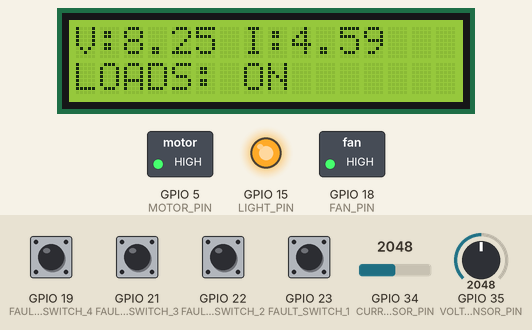
A sketch run on a simulated ESP32. On the bench: 16×2 character LCD, switched loads named in the sketch (green lamp = pin HIGH), output pins drawn as LEDs (lit = HIGH). The test bench sets the inputs (shaded band); at power-on: GPIO 19 (FAULT_SWITCH_4), GPIO 21 (FAULT_SWITCH_3), GPIO 22 (FAULT_SWITCH_2), GPIO 23 (FAULT_SWITCH_1) LOW, GPIO 34 (CURRENT_SENSOR_PIN) = 2048, GPIO 35 (VOLTAGE_SENSOR_PIN) = 2048 (analog values on the 0–4095 scale). WiFi joins after 1.5 s; servers stay silent unless stated; the modem accepts every AT command (registered, SIM ready, sends succeed) and sends nothing else; what the sketch prints to the serial monitor is not drawn.

Above: at 3.0 s.
3.1 s: GPIO 19 (FAULT_SWITCH_4) pulled HIGH for 0.15 s
At 4.0 s:
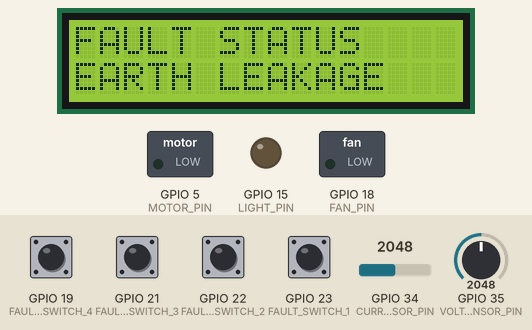
7.1 s: GPIO 21 (FAULT_SWITCH_3) pulled HIGH for 0.15 s
At 10.0 s:
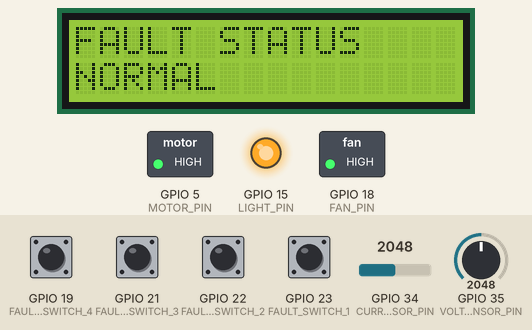
10.8 s: GPIO 34 (CURRENT_SENSOR_PIN) set to 1960
At 14.5 s:
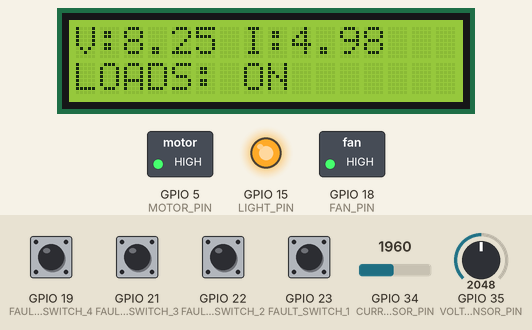
14.7 s: GPIO 22 (FAULT_SWITCH_2) pulled HIGH for 1 s
At 15.8 s:
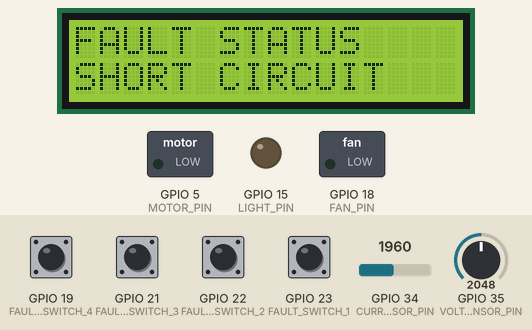
18.3 s: GPIO 23 (FAULT_SWITCH_1) pulled HIGH for 1 s
At 20.6 s:
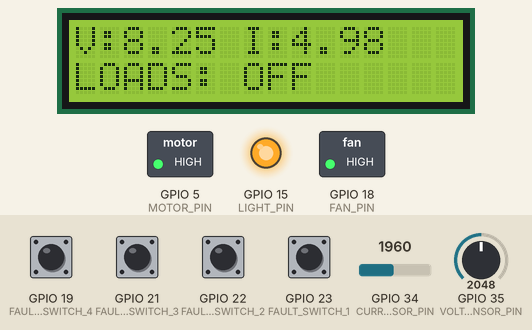
21.6 s: GPIO 35 (VOLTAGE_SENSOR_PIN) set to 1960
At 24.0 s:
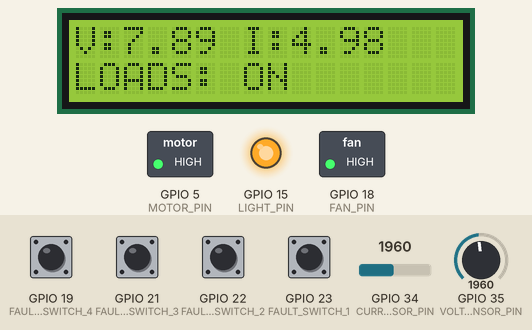
Timing chart, 0 to 25.5 s (numbered marks = the images above; inputs shaded):
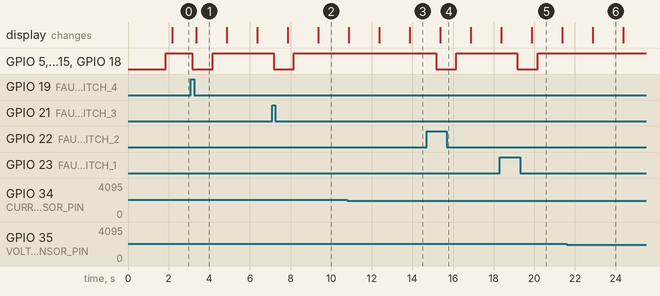

Measured:
- after the input at 3.1 s, GPIO 5 (MOTOR_PIN), GPIO 15 (LIGHT_PIN), GPIO 18 (FAN_PIN): HIGH → LOW after 0.06 s, → HIGH 1.0 s later; the display: changes after 0.27 s (image 1)
- after the input at 7.1 s, GPIO 5 (MOTOR_PIN), GPIO 15 (LIGHT_PIN), GPIO 18 (FAN_PIN): HIGH → LOW after 0.07 s, → HIGH 1.0 s later; the display: first changes after 0.77 s (image 2 shows a later state)
- after the input at 10.8 s, the display: first differs from a run without the input after 3.1 s (image 3)
- after the input at 14.7 s, GPIO 5 (MOTOR_PIN), GPIO 15 (LIGHT_PIN), GPIO 18 (FAN_PIN): HIGH → LOW after 0.47 s, → HIGH 1.0 s later; the display: changes after 0.67 s (image 4)
- after the input at 18.3 s, GPIO 5 (MOTOR_PIN), GPIO 15 (LIGHT_PIN), GPIO 18 (FAN_PIN): HIGH → LOW after 0.87 s, → HIGH 1.0 s later; the display: first differs from a run without the input after 1.6 s (image 5)
- after the input at 21.6 s, the display: changes after 1.3 s (image 6)
- what the display in image 1 shows lasts 1.5 s, from 3.4 s to 4.9 s

The sketch:

IOT_Fault_detection_code.ino
```cpp
#include <WiFi.h>
#include <ThingSpeak.h>
#include <LiquidCrystal.h>
const char* WIFI_SSID = "XXX";
const char* WIFI_PASSWORD = "XXXX";
unsigned long CHANNEL_ID = 0;  // Set your ThingSpeak channel ID before use.
const char* WRITE_API_KEY = "YOUR_THINGSPEAK_WRITE_API_KEY";

WiFiClient thingspeakClient;
HardwareSerial gsm(2);

const int GSM_RX_PIN = 16;
const int GSM_TX_PIN = 17;
const char* AUTHORIZED_NUMBER = "RECEIVER_NUMBER";
const int CURRENT_SENSOR_PIN = 34;
const int VOLTAGE_SENSOR_PIN = 35;
const int FAN_PIN = 18;
const int MOTOR_PIN = 5;
const int LIGHT_PIN = 15;

const int FAULT_SWITCH_1 = 23;
const int FAULT_SWITCH_2 = 22;
const int FAULT_SWITCH_3 = 21;
const int FAULT_SWITCH_4 = 19;

LiquidCrystal lcd(27,14,26,25,33,32);
const float VOLTAGE_DIVIDER_RATIO = 5.0;
const float CURRENT_SENSITIVITY_MV_PER_A = 185.0;
const float CURRENT_ZERO_MV = 2500.0;
const bool RELAY_ACTIVE_HIGH = true;
const unsigned long SENSOR_INTERVAL_MS = 1000;
const unsigned long LCD_INTERVAL_MS = 1500;
const unsigned long THINGSPEAK_INTERVAL_MS = 20000;
const unsigned long WIFI_RETRY_INTERVAL_MS = 10000;
const unsigned long SMS_RETRY_INTERVAL_MS = 15000;

float voltage = 0.0;
float current = 0.0;

int faultCode = 0;
int previousFaultCode = 0;

bool loadsRunning = false;
bool smsPending = false;

unsigned long lastSensorTime = 0;
unsigned long lastLCDTime = 0;
unsigned long lastThingSpeakTime = 0;
unsigned long lastWiFiRetryTime = 0;
unsigned long lastSMSAttemptTime = 0;

bool lcdPage = false;

String getFaultName(int code) {
  switch (code) {
    case 1:
      return "OPEN CIRCUIT";

    case 2:
      return "SHORT CIRCUIT";

    case 3:
      return "LINE TO GROUND";

    case 4:
      return "EARTH LEAKAGE";

    case 5:
      return "MULTIPLE FAULTS";

    default:
      return "NORMAL";
  }
}

int readFaultCode() {
  bool s1 = digitalRead(FAULT_SWITCH_1) == HIGH;
  bool s2 = digitalRead(FAULT_SWITCH_2) == HIGH;
  bool s3 = digitalRead(FAULT_SWITCH_3) == HIGH;
  bool s4 = digitalRead(FAULT_SWITCH_4) == HIGH;

  int activeSwitches =
      (int)s1 + (int)s2 + (int)s3 + (int)s4;

  if (activeSwitches == 0) {
    return 0;
  }

  if (activeSwitches > 1) {
    return 5;
  }

  if (s1) return 1;
  if (s2) return 2;
  if (s3) return 3;
  if (s4) return 4;

  return 0;
}
String getFaultMessage() {
  String message = "Electrical Protection Alert: ";

  bool firstFault = true;

  if (digitalRead(FAULT_SWITCH_1) == HIGH) {
    message += "OPEN CIRCUIT";
    firstFault = false;
  }

  if (digitalRead(FAULT_SWITCH_2) == HIGH) {
    if (!firstFault) message += ", ";
    message += "SHORT CIRCUIT";
    firstFault = false;
  }

  if (digitalRead(FAULT_SWITCH_3) == HIGH) {
    if (!firstFault) message += ", ";
    message += "LINE TO GROUND";
    firstFault = false;
  }

  if (digitalRead(FAULT_SWITCH_4) == HIGH) {
    if (!firstFault) message += ", ";
    message += "EARTH LEAKAGE";
  }

  message += ". All loads OFF.";
  message += " Voltage=" + String(voltage, 2) + "V";
  message += " Current=" + String(current, 2) + "A.";

  return message;
}
void setLoad(int pin, bool turnOn) {
  if (RELAY_ACTIVE_HIGH) {
    digitalWrite(pin, turnOn ? HIGH : LOW);
  } else {
    digitalWrite(pin, turnOn ? LOW : HIGH);
  }
}

void controlLoads() {
  loadsRunning = (faultCode == 0);

  setLoad(FAN_PIN, loadsRunning);
  setLoad(MOTOR_PIN, loadsRunning);
  setLoad(LIGHT_PIN, loadsRunning);
}

float readVoltage() {
  const int samples = 40;
  uint64_t totalMilliVolts = 0;

  for (int i = 0; i < samples; i++) {
    totalMilliVolts += analogReadMilliVolts(VOLTAGE_SENSOR_PIN);
    delay(2);
  }

  float sensorMilliVolts =
      totalMilliVolts / (float)samples;

  float measuredVoltage =
      (sensorMilliVolts / 1000.0) *
      VOLTAGE_DIVIDER_RATIO;

  return measuredVoltage;
}
float readCurrent() {
  const int samples = 100;
  uint64_t totalMilliVolts = 0;

  for (int i = 0; i < samples; i++) {
    totalMilliVolts += analogReadMilliVolts(CURRENT_SENSOR_PIN);
    delay(2);
  }

  float sensorMilliVolts =
      totalMilliVolts / (float)samples;

  float measuredCurrent =
      (sensorMilliVolts - CURRENT_ZERO_MV) /
      CURRENT_SENSITIVITY_MV_PER_A;
  if (measuredCurrent < 0) {
    measuredCurrent = -measuredCurrent;
  }

  return measuredCurrent;
}
bool sendSMS(String message) {
  Serial.println("GSM: Sending fault alert");

  while (gsm.available()) {
    gsm.read();
  }

  gsm.println("AT+CMGF=1");

  String response = "";
  unsigned long startTime = millis();

  while (millis() - startTime < 2000) {
    while (gsm.available()) {
      response += (char)gsm.read();
    }

    if (response.indexOf("OK") >= 0) {
      break;
    }

    if (response.indexOf("ERROR") >= 0) {
      Serial.println("GSM text mode failed");
      return false;
    }

    delay(10);
  }

  if (response.indexOf("OK") < 0) {
    Serial.println("GSM modem not responding");
    return false;
  }

  gsm.print("AT+CMGS=\"");
  gsm.print(AUTHORIZED_NUMBER);
  gsm.println("\"");

  response = "";
  startTime = millis();

  while (millis() - startTime < 5000) {
    while (gsm.available()) {
      response += (char)gsm.read();
    }

    if (response.indexOf(">") >= 0) {
      break;
    }

    if (response.indexOf("ERROR") >= 0) {
      Serial.println("GSM recipient command failed");
      return false;
    }

    delay(10);
  }

  if (response.indexOf(">") < 0) {
    Serial.println("GSM SMS prompt timeout");
    return false;
  }

  gsm.print(message);
  gsm.write(26);  // Ctrl+Z sends the SMS.

  response = "";
  startTime = millis();

  while (millis() - startTime < 20000) {
    while (gsm.available()) {
      response += (char)gsm.read();
    }

    if (response.indexOf("+CMGS:") >= 0) {
      Serial.println("GSM SMS accepted by modem");
      return true;
    }

    if (response.indexOf("ERROR") >= 0) {
      Serial.println("GSM SMS sending error");
      return false;
    }

    delay(10);
  }

  Serial.println("GSM SMS confirmation timeout");
  return false;
}
void updateLCD() {
  lcd.clear();

  if (!lcdPage) {
    lcd.setCursor(0, 0);
    lcd.print("V:");
    lcd.print(voltage, 2);
    lcd.print(" I:");
    lcd.print(current, 2);

    lcd.setCursor(0, 1);

    if (loadsRunning) {
      lcd.print("LOADS: ON");
    } else {
      lcd.print("LOADS: OFF");
    }
  } else {
    lcd.setCursor(0, 0);
    lcd.print("FAULT STATUS");

    lcd.setCursor(0, 1);
    lcd.print(getFaultName(faultCode));
  }

  lcdPage = !lcdPage;
}
void uploadThingSpeak() {
  if (WiFi.status() != WL_CONNECTED) {
    Serial.println("ThingSpeak: Wi-Fi disconnected");
    return;
  }

  ThingSpeak.setField(1, voltage);
  ThingSpeak.setField(2, current);
  ThingSpeak.setField(3, faultCode);
  ThingSpeak.setField(4, loadsRunning ? 1 : 0);

  ThingSpeak.setField(
      5, digitalRead(FAULT_SWITCH_1));

  ThingSpeak.setField(
      6, digitalRead(FAULT_SWITCH_2));

  ThingSpeak.setField(
      7, digitalRead(FAULT_SWITCH_3));

  ThingSpeak.setField(
      8, digitalRead(FAULT_SWITCH_4));

  int httpCode =
      ThingSpeak.writeFields(CHANNEL_ID, WRITE_API_KEY);

  if (httpCode == 200) {
    Serial.println("ThingSpeak upload successful");
  } else {
    Serial.print("ThingSpeak upload failed: ");
    Serial.println(httpCode);
  }
}

void connectWiFi() {
  WiFi.mode(WIFI_STA);
  WiFi.begin(WIFI_SSID, WIFI_PASSWORD);

  Serial.print("Connecting to Wi-Fi");

  unsigned long startTime = millis();

  while (WiFi.status() != WL_CONNECTED &&
         millis() - startTime < 20000) {
    delay(500);
    Serial.print(".");
  }

  Serial.println();

  if (WiFi.status() == WL_CONNECTED) {
    Serial.println("Wi-Fi connected");
    Serial.println(WiFi.localIP());
  } else {
    Serial.println("Wi-Fi unavailable; retry enabled");
  }
}
void setup() {
  Serial.begin(115200);
  analogReadResolution(12);
  analogSetPinAttenuation(CURRENT_SENSOR_PIN, ADC_11db);
  analogSetPinAttenuation(VOLTAGE_SENSOR_PIN, ADC_11db);
  pinMode(FAN_PIN, OUTPUT);
  pinMode(MOTOR_PIN, OUTPUT);
  pinMode(LIGHT_PIN, OUTPUT);
  setLoad(FAN_PIN, false);
  setLoad(MOTOR_PIN, false);
  setLoad(LIGHT_PIN, false);
  pinMode(FAULT_SWITCH_1, INPUT_PULLDOWN);
  pinMode(FAULT_SWITCH_2, INPUT_PULLDOWN);
  pinMode(FAULT_SWITCH_3, INPUT_PULLDOWN);
  pinMode(FAULT_SWITCH_4, INPUT_PULLDOWN);

  lcd.begin(16, 2);
  lcd.clear();
  lcd.setCursor(0, 0);
  lcd.print("Protection Unit");
  lcd.setCursor(0, 1);
  lcd.print("Starting...");

  gsm.begin(9600, SERIAL_8N1, GSM_RX_PIN, GSM_TX_PIN);
  connectWiFi();
  ThingSpeak.begin(thingspeakClient);
  voltage = readVoltage();
  current = readCurrent();
  faultCode = readFaultCode();

  controlLoads();

  previousFaultCode = faultCode;

  if (faultCode != 0) {
    smsPending = true;
  }

  Serial.println("Protection system initialized");
}
void loop() {
  unsigned long now = millis();

  if (WiFi.status() != WL_CONNECTED &&
      now - lastWiFiRetryTime >= WIFI_RETRY_INTERVAL_MS) {

    lastWiFiRetryTime = now;

    Serial.println("Retrying Wi-Fi connection");
    WiFi.begin(WIFI_SSID, WIFI_PASSWORD);
  }

  if (now - lastSensorTime >= SENSOR_INTERVAL_MS) {
    lastSensorTime = now;

    voltage = readVoltage();
    current = readCurrent();

    faultCode = readFaultCode();

    controlLoads();

    Serial.print("Voltage: ");
    Serial.print(voltage, 2);
    Serial.print(" V | Current: ");
    Serial.print(current, 2);
    Serial.print(" A | Fault: ");
    Serial.print(getFaultName(faultCode));
    Serial.print(" | Loads: ");
    Serial.println(loadsRunning ? "ON" : "OFF");

    if (faultCode != 0 &&
        faultCode != previousFaultCode) {
      smsPending = true;
    }
    if (faultCode == 0) {
      smsPending = false;
    } else if (smsPending &&
               now - lastSMSAttemptTime >= SMS_RETRY_INTERVAL_MS) {

      lastSMSAttemptTime = now;

      if (sendSMS(getFaultMessage())) {
        smsPending = false;
      }
    }

    previousFaultCode = faultCode;
  }

  if (now - lastLCDTime >= LCD_INTERVAL_MS) {
    lastLCDTime = now;
    updateLCD();
  }

  if (now - lastThingSpeakTime >= THINGSPEAK_INTERVAL_MS) {
    lastThingSpeakTime = now;
    uploadThingSpeak();
  }
}
```
